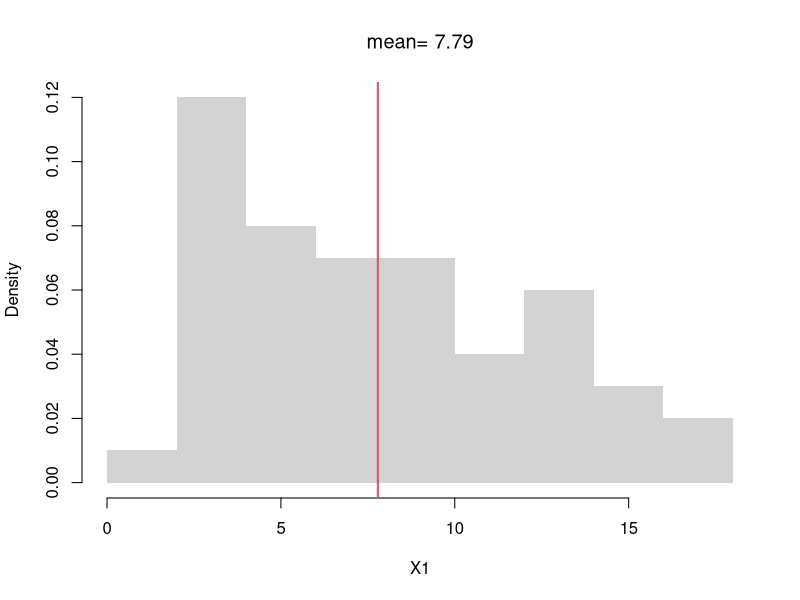
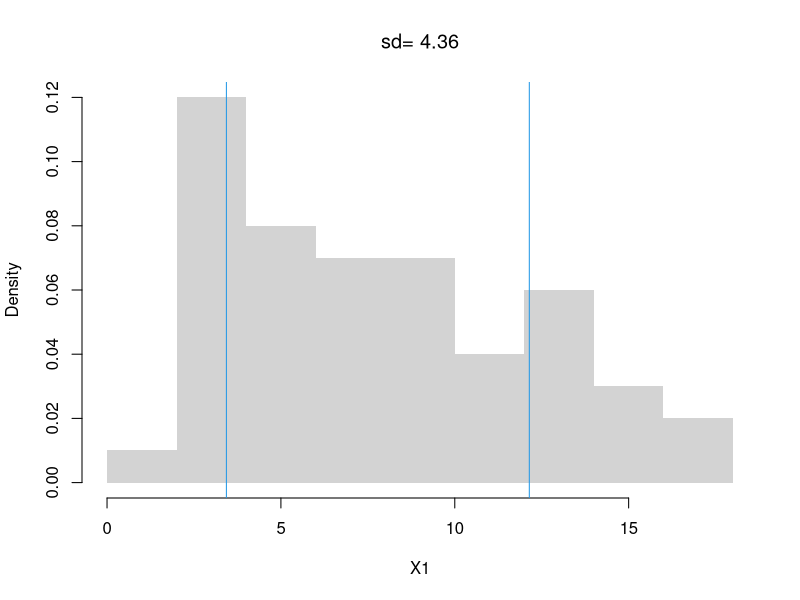
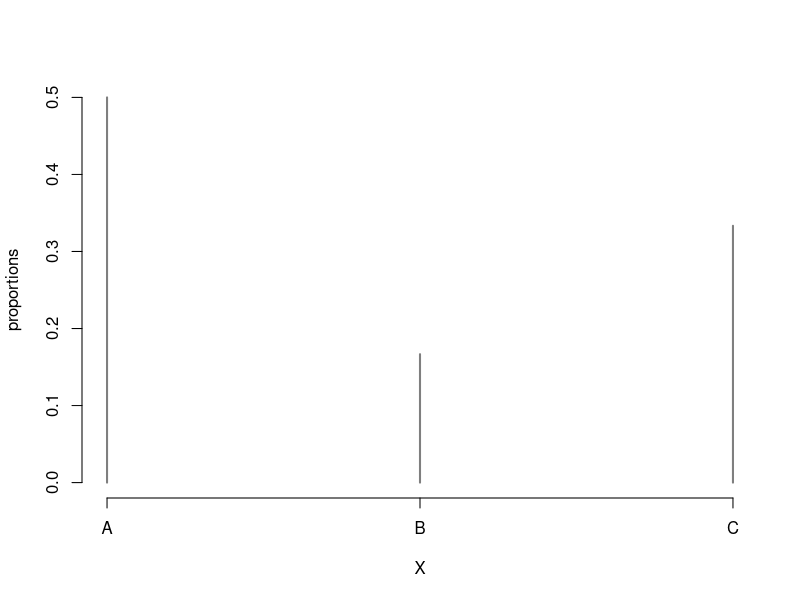
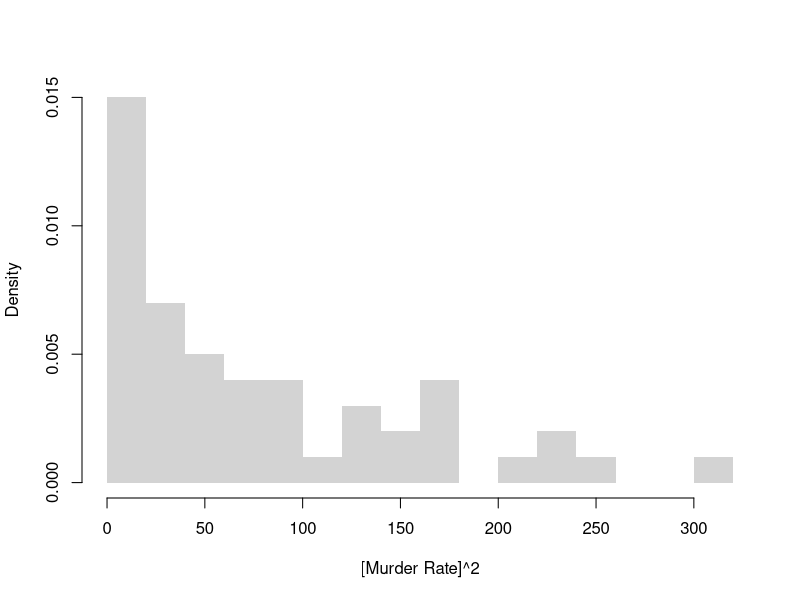
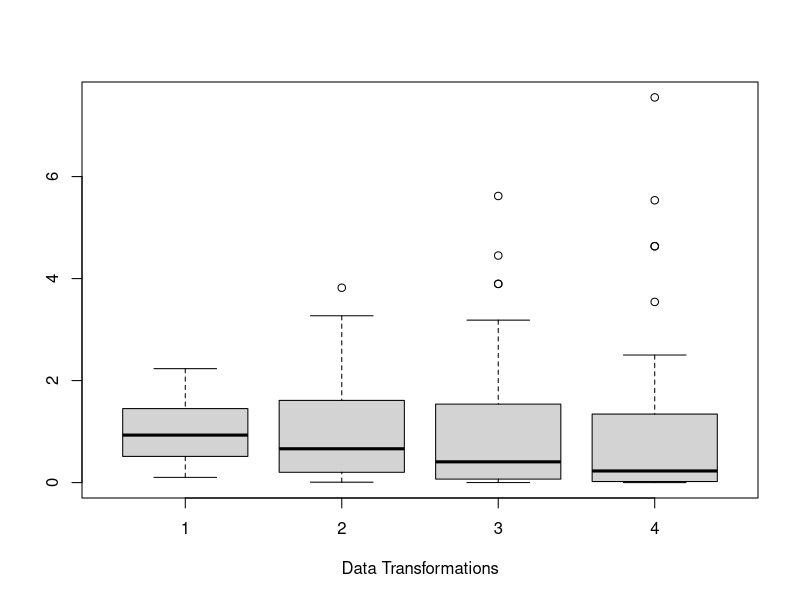
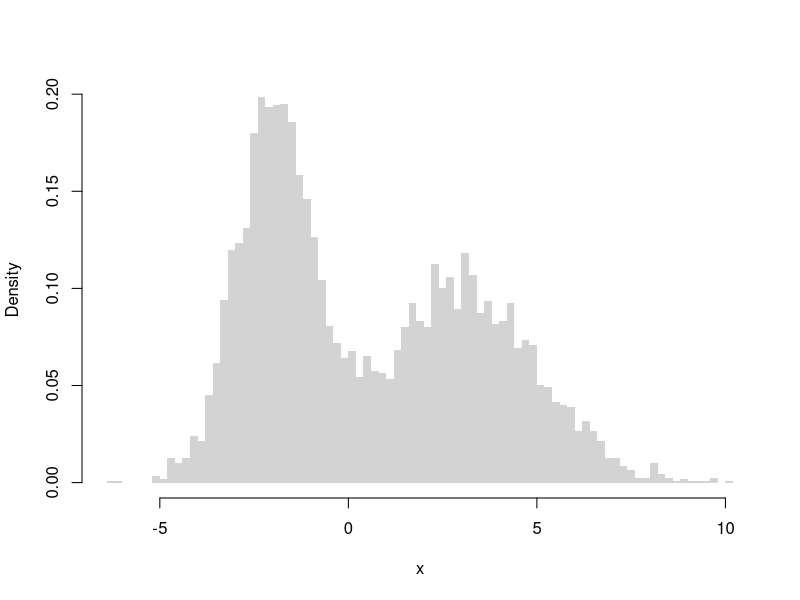
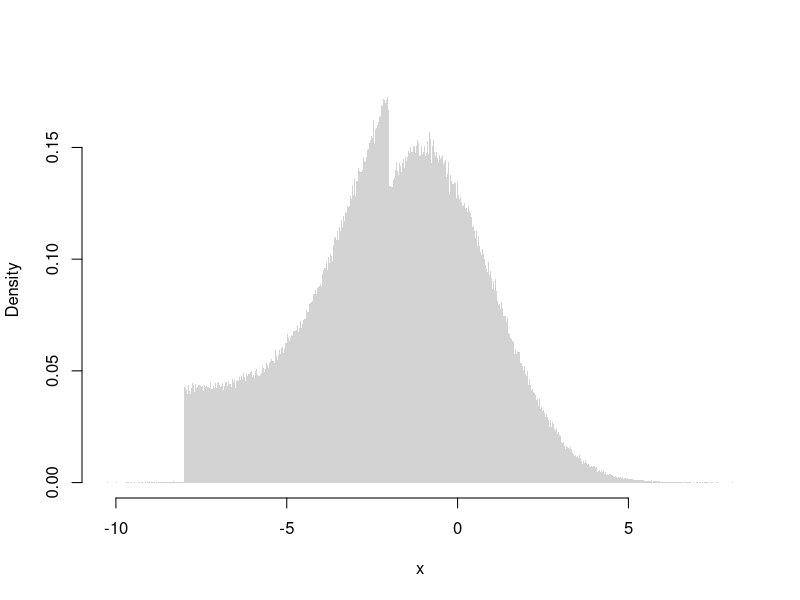
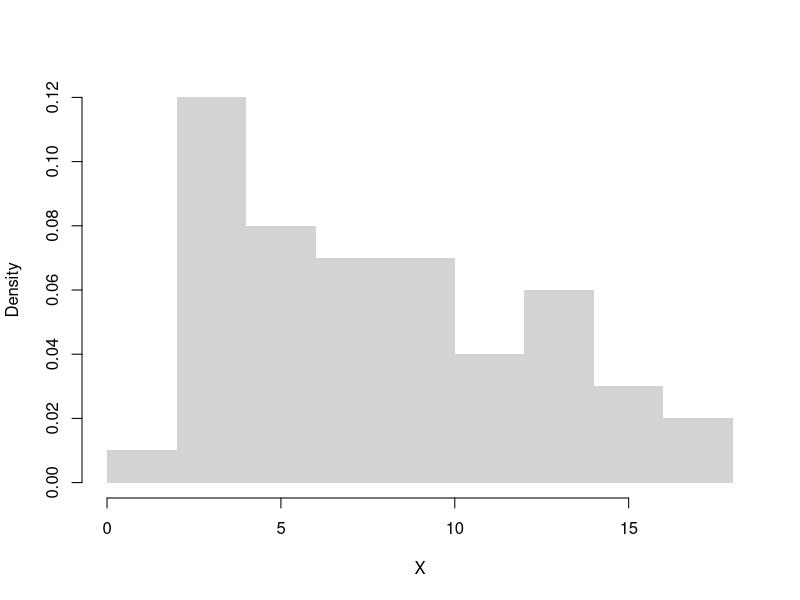

Reproduce these figures in R, in order.
## ---- chunk 1
statistic <- function(X, f){
    y <- f(X)
    return(y)
}

X <- c(0,1,3,10,6) # Data
statistic(X, sum)
## ---- chunk 2
# A random sample (real data)
X <- USArrests[,'Murder']
summary(X)

# A random sample (computer simulation)
X <-  runif(1000)
summary(X)

# Another random sample (computer simulation)
X <- rnorm(1000) 
summary(X)
## ---- chunk 3
X <- c(1,4,10)
sum(X)/length(X)
mean(X)
## ---- chunk 4
# compute the mean of a random sample
X1 <- USArrests[,'Murder']
X1_mean <- mean(X1)
X1_mean

# visualize on a histogram
hist(X1, border=NA, main=NA, freq=F,)
abline(v=X1_mean, col=2, lwd=2)
title(paste0('mean= ', round(X1_mean,2)), font.main=1)
## ---- chunk 5
X <- c(1,4,10)
X_mean <- mean(X)
X_var <- mean( (X - X_mean)^2 )
sqrt(X_var)
## ---- chunk 6
X1_s <- sd(X1) # sqrt(var(X))
hist(X1, border=NA, main=NA, freq=F)
X1_s_lh <- c(X1_mean - X1_s,  X1_mean + X1_s)
abline(v=X1_s_lh, col=4)
text(X1_s_lh, -.02,
    c( expression(bar(X)-s[X]), expression(bar(X)+s[X])),
    col=4, adj=0)
title(paste0('sd= ', round(X1_s,2)), font.main=1)
## ---- chunk 7
X <- c(1,4,10)

X_mean <- mean(X)
X_var <- mean( (X - X_mean)^2 )
X_var

# Corrected Version
n <- length(X)  
X_var2 <- sum( (X - X_mean)^2 )/(n-1)
X_var2

var(X) # R-Version
## ---- chunk 8
X1 <- USArrests[,'Murder']
median(X1)
quantile(X1, prob=0.5)
## ---- chunk 9
X1_extreme <- c(X1, 1000) # add one extreme value
#par(mfrow=c(1,2)) # visualize side-by-side
#hist(X1)
#hist(X1_extreme)

# Which measures of central tendency are robust
# to a single extreme value?
mean( X1)
mean( X1_extreme )

quantile(X1, prob=0.5)
quantile(X1_extreme, prob=0.5)
## ---- chunk 10
IQR(X1)
mad(X1)
## ---- chunk 11
X <- c(1,4,10)
# An intuitive alternative to sd(X), used in the boxplot
quants <- quantile(X, probs=c(.25,.75))
quants[2]-quants[1]
IQR(X)
## ---- chunk 12
#Another alternative to sd(X)
mad(X, constant=1)

# Computationally equivalent
# x_med <- quantile(X, probs=.5)
# x_absdev <- abs(X -x_med)
# quantile(x_absdev, probs=.5)
## ---- chunk 13
sd(X1)
sd(X1_extreme)

IQR(X1)
IQR(X1_extreme)

mad(X1, constant=1)
mad(X1_extreme, constant=1)
## ---- chunk 14
Homework1 <- c(score=88, weight=0.25)
Homework2 <- c(score=92, weight=0.25)
Exam1 <- c(score=67, weight=0.2)
Exam2 <- c(score=90, weight=0.3)

Grades <- rbind(Homework1, Homework2, Exam1, Exam2)
Grades
## ---- chunk 15
# Manual Way
88*0.25 + 92*0.25 + 67*0.2 + 90*0.3

# Computerized Way
Values <- Grades[,'score'] * Grades[,'weight']
FinalGrade <- sum(Values)
FinalGrade
## ---- chunk 16
X <- c(1,2,1,3,1)
mean(X)

proportions <- table(X)/length(X)
proportions
vals <- sort(unique(X))
sum(vals*proportions)
## ---- chunk 17
weighted.quantile <- function(x, w, probs){
    #See spatstat.univar::weighted.quantile
    oo <- order(x)
    x <- x[oo]
    w <- w[oo]
    Fx <- cumsum(w)/sum(w)
    quantile_id <- max(which(Fx <= probs))+1
    xq <- x[quantile_id] 
    return(xq)
}

## Unweighted
quantile(X, probs=.5)
weights <- rep(1, length(X))
weighted.quantile(x=X, w=weights, probs=.5)

## Weighted
weights <- seq(X)
weights <- weights/sum(weights) # normalize
weighted.quantile(x=X, w=weights, probs=.5)
## ---- chunk 18
X <- c('A', 'B', 'A', 'C', 'C', 'A')
proportions <- table(X)/length(X)
plot(proportions, col=grey(0,0.5))

# mode(s)
mode_id <- which(proportions==max(proportions))
names(proportions)[ mode_id ]
## ---- chunk 19
# freq. spreads
sd(proportions)
sum(proportions^2)

# freq. concentration at mode
max(proportions)/mean(proportions)
## ---- chunk 20
X <- USArrests[,'Murder']
hist( X^2, border=NA, 
	xlab='[Murder Rate]^2',
	main=NA, freq=F, breaks=20)

skewness <-  function(X){
 X_mean <- mean(X)
 m3 <- mean((X - X_mean)^3)
 s3 <- sd(X)^3
 skew <- m3/s3
 return(skew)
}

skewness( X^2 )
skewness( X^3 )
## ---- chunk 21
X1 <- X^1/mean(X^1)
X2 <- X^2/mean(X^2)
X3 <- X^3/mean(X^3)
X4 <- X^4/mean(X^4)
boxplot(X1, X2, X3, X4,
	names=c(1,2,3,4), xlab='Data Transformations',
	main=NA)


kurtosis <- function(X){  
 X_mean <- mean(X)
 m4 <- mean((X - X_mean)^4) 
 s4 <- sd(X)^4
 kurt <- m4/s4
 return(kurt)
 # use instead to compare against normal
 # excess_kurt <- kurt - 3 
}

kurtosis( X1 )
kurtosis( X2 )
kurtosis( X3 )
kurtosis( X4 )
## ---- chunk 22
# Complicated Random Variable
r_ugly0 <- function(n, populationMean=c(-2, 3), populationVar=c(1, 4), prob=c(.5,.5)){
  # Which distribution is each observation coming from
  di <- sample(c(1,2), size=n, replace=TRUE, prob=prob)
  rnorm(n, mean=populationMean[di], sd=sqrt(populationVar)[di])
}

X <- r_ugly0(6000)
hist(X, breaks=60,
    freq=F, border=NA,
    xlab="x", main='')

#hist( rbeta(1000, .6, .6), border=NA, main=NA, freq=F, breaks=20)
## ---- chunk 23
# Another Complicated Random Variable
r_ugly1 <- function(n, theta1=c(-8,-1), theta2=c(-2,2), rho=.25){
    omega   <- rbinom(n, size=1, rho)
    epsilon <- omega * runif(n, theta1[1], theta2[1]) +
        (1-omega) * rnorm(n, theta1[2], theta2[2])
    return(epsilon)
}
# Very Large Sample
X <- r_ugly1(1000000)
hist(X, breaks=1000, freq=F, border=NA,
    xlab="x", main='')
## ---- chunk 24
x <- 1:4

y <- exp(x)
y

z <- log(y)
z
## ---- chunk 25
# Box–Cox transform and inverse
bc_transform <- function(x, lambda) {
  if (any(x <= 0)) stop("Box-Cox requires x > 0")
  if (abs(lambda) < 1e-8) log(x) else (x^lambda - 1)/lambda
}
bc_inverse <- function(t, lambda) {
  if (abs(lambda) < 1e-8) exp(t) else (lambda*t + 1)^(1/lambda)
}

X <- USArrests[,'Murder']
hist(X, main='', border=NA, freq=F)

par(mfrow=c(1,3))
for(lambda in c(-1,0,1)){
    Y <- bc_transform(X, lambda)
    hist(Y, 
        main=bquote(paste(lambda,'=',.(lambda))),
        border=NA, freq=F)
}
## ---- chunk 26
# Continuous Example 1
x <- c(0, 1.123, 2.987, 3.654)
mean( sqrt(x) )
sqrt( mean(x) ) 

# Continuous Example 2
mean( log(x) )
log( mean(x) ) 
## ---- chunk 27
## Discrete Example
x  <- c(1,2,3)
px <- c(0.2,0.5,0.3)
MX <- sum(x * px)
MX

g  <- sqrt
g(MX)

MY <- sum(g(x) * px)
MY
## ---- chunk 28
mean( exp(x) )
exp( mean(x) )  
